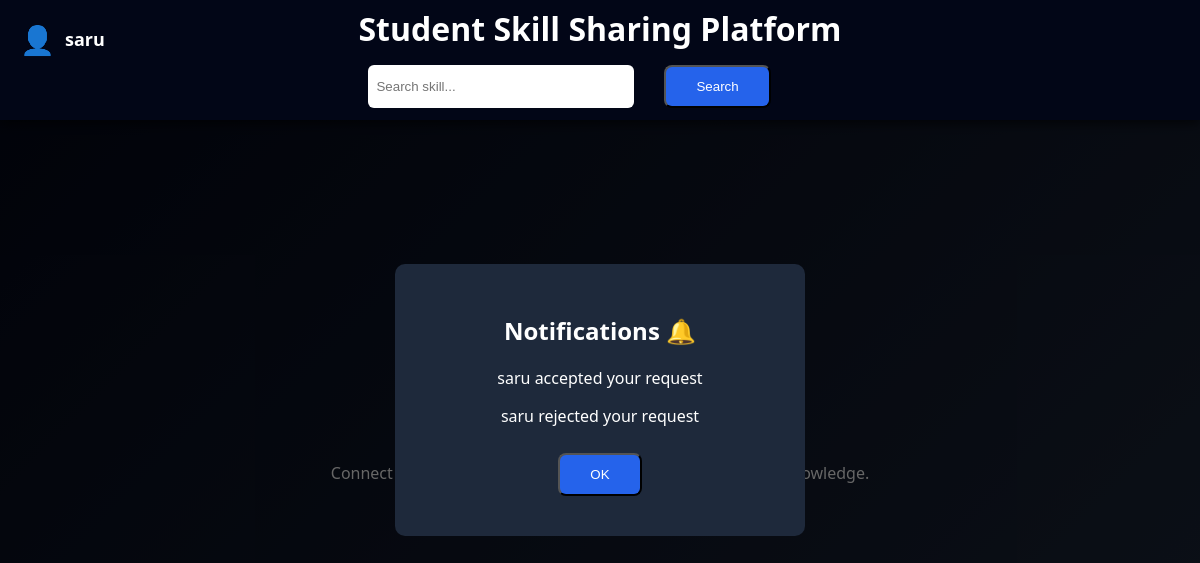
/dashboard (signed in), run on the app's committed database.
### tables this page shows
CREATE TABLE notifications(
id INTEGER PRIMARY KEY AUTOINCREMENT,
receiver TEXT,
sender TEXT,
message TEXT,
status TEXT,
time TIMESTAMP DEFAULT CURRENT_TIMESTAMP
);

### backend/routes/user_routes.py (the view)
@user_bp.route('/dashboard')
def dashboard():
    username=session.get('user')
    notifications = get_notifications(username)
    return render_template(
        "dashboard.html",
        username=username,
        notifications=notifications
    )

### backend/models/notification_model.py (called while the page is built)
def get_notifications(user):
    conn = get_db()
    notes = conn.execute("""
    SELECT * FROM notifications
    WHERE receiver=? AND status='unread'
    """,(user,)).fetchall()
    conn.close()
    return notes

### backend/utils/db.py (called while the page is built)
def get_db():
    conn = sqlite3.connect(DB_PATH)
    conn.row_factory = sqlite3.Row
    return conn

### frontend/templates/dashboard.html (shortened to what this page needs)
<!DOCTYPE html>
<html>
<head>
<link rel="stylesheet" href="/static/css/style.css">
</head>
<body class="dashboard-body">
<div class="topbar">
<div class="top-left">
<a href="/profile" class="profile-icon">👤</a>
<span class="username">{{username}}</span>
</div>
<div class="top-center">
<h1 class="title">Student Skill Sharing Platform</h1>
<form action="/search" method="POST" class="search-form">
<input type="text" name="skill" placeholder="Search skill...">
<button class="btn">Search</button>
</form>
</div>
</div>
<div class="content">
<p class="description">
Connect with other students and learn new skills by sharing knowledge.
</p>
{% if notifications %}
<div class="modal">
<div class="modal-content">
<h2>Notifications 🔔</h2>
{% for n in notifications %}
<p>{{n.message}}</p>
{% endfor %}
<button onclick="closeModal()" class="btn">OK</button>
</div>
</div>
{% endif %}
</div>
</body>
</html>

### frontend/static/css/style.css (style rules this page uses)
body { margin:0; font-family: 'Segoe UI',sans-serif; background:#0f172a; color:white; }
.btn { display:inline-block; padding:12px 30px; margin:10px; border-radius:8px; background:#2563eb; color:white; text-decoration:none; transition:0.3s; }
.login-body, .signup-body, .dashboard-body, .profile-body { background:linear-gradient(135deg,#020617,#1e293b); height:100vh; display:flex; justify-content:center; align-items:center; }
input { width:90%; padding:10px; margin:10px; border-radius:6px; border:none; }
.topbar { position:fixed; top:0; left:0; width:100%; height:120px; background:#020617; display:flex; flex-direction:column; align-items:center; justify-content:center; box-shadow:0 4px 10px rgba(0,0,0,0.6); z-index:1000; }
.top-left { position:absolute; left:20px; top:20px; display:flex; align-items:center; gap:10px; }
.profile-icon { font-size:28px; text-decoration:none; }
.username { font-size:18px; font-weight:bold; }
.title { margin:5px 0; }
.search-form { display:flex; gap:10px; }
.search-form input { padding:8px; width:250px; border-radius:6px; border:none; }
.content { margin-top:150px; padding:20px; }
.modal { position:fixed; top:0; left:0; width:100%; height:100%; background:rgba(0,0,0,0.6); display:flex; justify-content:center; align-items:center; }
.modal-content { background:#1e293b; padding:30px; border-radius:10px; width:350px; text-align:center; }

### data on the page
notifications: message "saru accepted your request"
notifications: message "saru rejected your request"

### other printed values
{{ username }} "saru"
